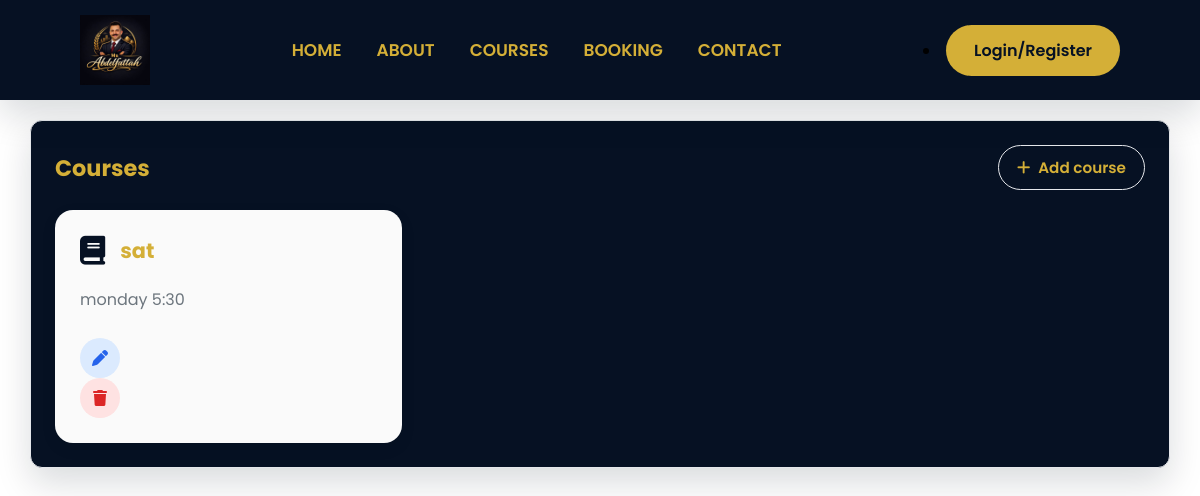
Before: /admin/course with the older database file.
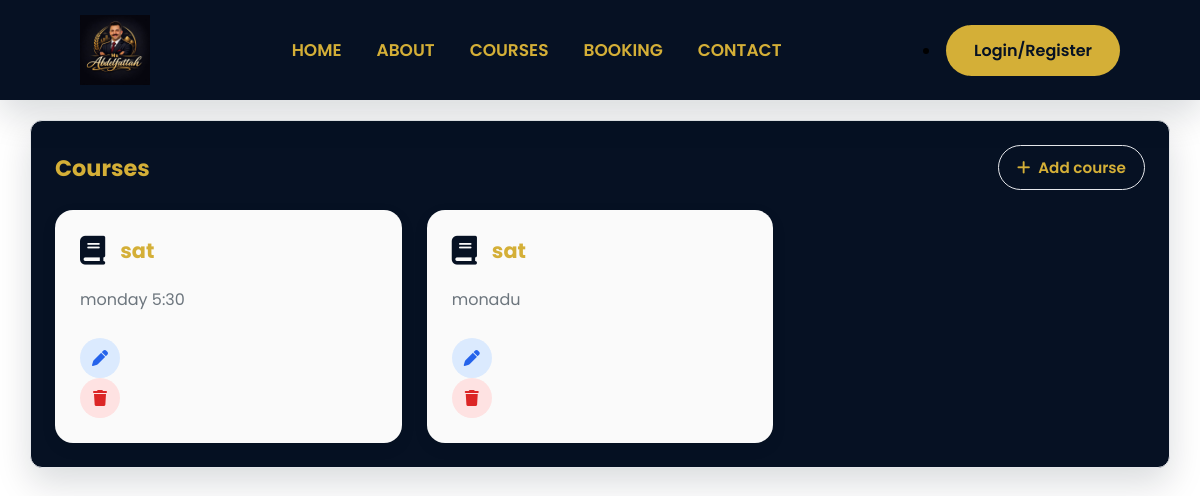
After: the same page with the newer database file.
### models/course.py (models this page shows)
class Course(db.Model):
    id = db.Column(db.Integer, primary_key=True)
    title = db.Column(db.String(150), nullable=False)
    description = db.Column(db.Text, nullable=False)
    course_type = db.Column(db.String(20), nullable=False)
    image = db.Column(db.String(255), nullable=True)
    is_active = db.Column(db.Boolean, default=True)

### routes/courses.py (the view)
@course.route("/admin/course", methods=["POST", "GET"])
def courses():
    course = Course.query.all()
    return render_template("admin/course.html" ,course=course, name= "Courses")

### templates/admin/course.html
{% extends "base.html"%}
{%block body%}
<div class="admin-container">
    <div class="card-admin">
        <div class="card-header">
            <h2 class="card-title">Courses</h2>
            <a href="/admin/add-course" class="btn-admin outline-btn">
                <i class="fa-solid fa-plus"></i>
                Add course
            </a>
        </div>
        <div class="course-grid">
            {% for course in course%}
            <div class="course-card">
           <div class="course-card-header">
              <i class="fa-solid fa-book"></i>
              <h3>{{course.title}}</h3>
           </div>
           <p>{{course.description}}</p>
           <div class="course-actions">
            <a href="{{ url_for('admin.edit_course', course_id=course.id)}}"class="action-btn edit-btn">
                <i class="fa-solid fa-pen"></i>
            </a>
            <a href="{{ url_for('admin.delete_course', course_id=course.id)}}" class="action-btn delete-btn">
                <i class="fa-solid fa-trash"></i>
            </a>
           </div>
       </div>
     {%endfor%}
</div>
{%endblock%}

Changed rows visible on the page:
added Course: title "sat", description "monadu"
